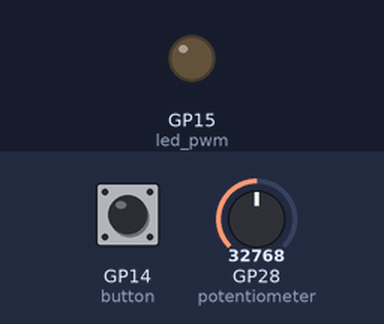
Recording of a program running on a simulated Raspberry Pi Pico running MicroPython. On the bench: output pins drawn as LEDs (lit = HIGH). Inputs (shaded band) come from the test bench; at power-on: GP14 (button) HIGH, GP28 (potentiometer) = 32768 (analog values on the 0–65535 scale). What the program prints to the serial console is not drawn.

Above: at 1.2 s.
1.3 s: GP14 (button) pulled LOW for 0.15 s
At 1.7 s:
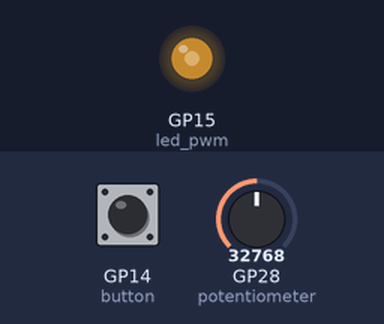
2.9 s: GP28 (potentiometer) set to 45874
At 4.1 s:
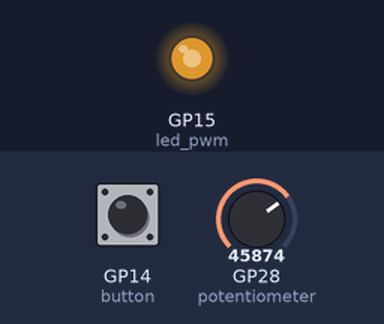
4.4 s: GP28 (potentiometer) set to 57670
At 5.6 s:
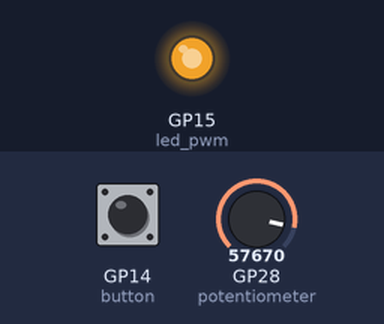
5.9 s: GP28 (potentiometer) set to 7864
At 7.0 s:
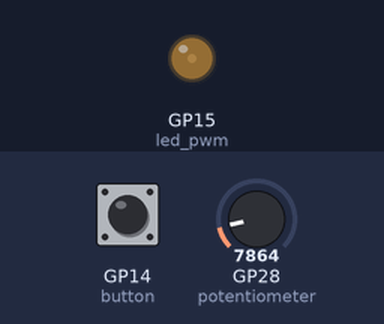
7.4 s: GP14 (button) pulled LOW for 1 s
At 8.7 s:
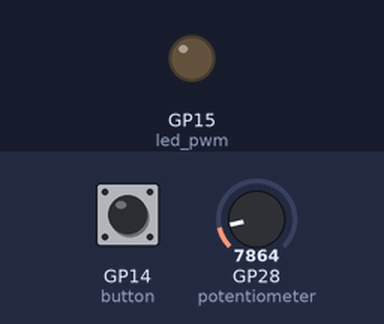
9.9 s: GP14 (button) pulled LOW for 3.2 s
At 10.8 s:
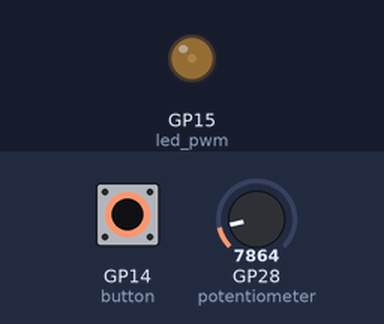
Timing chart, 0 to 12.9 s (numbered marks = the images above; inputs shaded):
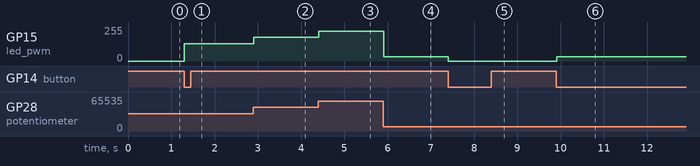

The program:

lesson8_6.py
```python
from machine import Pin, ADC, PWM
import time

# --- 硬體初始化 ---
# 可變電阻，連接到 GP26
potentiometer = ADC(Pin(28))

# LED，使用 PWM 控制，連接到 GP15
led_pwm = PWM(Pin(15))
led_pwm.freq(1000)  # 設定 PWM 頻率為 1000Hz

# 按鈕，連接到 GP14，使用內部上拉電阻
button = Pin(14, Pin.IN, Pin.PULL_UP)

# --- 狀態與中斷防彈跳變數 ---
led_is_on = False  # LED 的開關狀態
last_interrupt_time = 0  # 上次中斷觸發時間

# --- 中斷處理函式 (ISR) ---
def button_irq_handler(pin):
    """當中斷觸發時，切換 LED 的開關狀態"""
    global led_is_on, last_interrupt_time
    current_time = time.ticks_ms()

    # 軟體防彈跳：與上次觸發時間間隔需大於 200ms
    if time.ticks_diff(current_time, last_interrupt_time) > 200:
        last_interrupt_time = current_time
        led_is_on = not led_is_on  # 反轉開關狀態
        print(f"IRQ: LED toggled to {'ON' if led_is_on else 'OFF'}")

# --- 註冊中斷 ---
# 設定按鈕在下降邊緣 (按下瞬間) 觸發中斷
button.irq(trigger=Pin.IRQ_FALLING, handler=button_irq_handler)

print("可調光開關已啟動 (中斷模式)...")

# --- 主迴圈 ---
while True:
    if led_is_on:
        # 如果 LED 是開啟狀態，則讀取可變電阻並設定亮度
        brightness = potentiometer.read_u16()
        led_pwm.duty_u16(brightness)
    else:
        # 如果 LED 是關閉狀態，則將亮度設為 0
        led_pwm.duty_u16(0)

    # 短暫延遲以降低 CPU 負載
    time.sleep_ms(20)
```

Measured:
- after the input at 1.3 s, GP15 (led_pwm): 0/255 → 128/255 at once
- after the input at 2.9 s, GP15 (led_pwm): 128/255 → 178/255 at once
- after the input at 4.4 s, GP15 (led_pwm): 178/255 → 224/255 at once
- after the input at 5.9 s, GP15 (led_pwm): 224/255 → 31/255 at once
- after the input at 7.4 s, GP15 (led_pwm): 31/255 → 0/255 at once
- after the input at 9.9 s, GP15 (led_pwm): 0/255 → 31/255 at once
